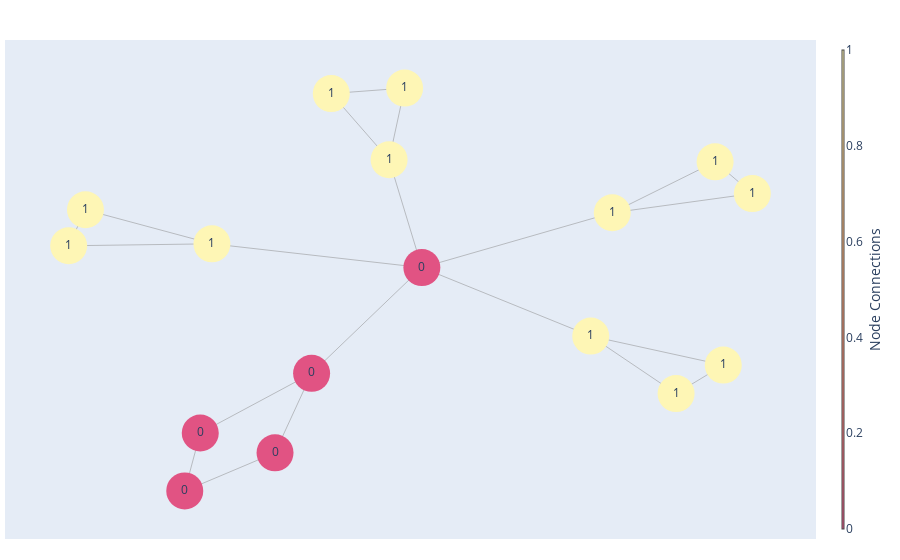

The code cell stored with this chart in its notebook:
### Code cell
label_values = [gg[0] for gg in x]

draw_color(label_values, G, n_node = center)

### Figure 1 — Plotly figure (JSON) as saved in the notebook; plotly's stock layout.template omitted (floating-point values rounded to 4 significant figures)
{"data": [{"hoverinfo": "none", "line": {"color": "#888", "width": 0.5}, "mode": "lines", "type": "scatter", "x": [0.4718, 0.7105, null, 0.4718, 0.7969, null, 0.4718, 0.02968, null, 0.7105, 0.7969, null, 0.4218, 0.6199, null, 0.4218, 0.7295, null, 0.4218, 0.02968, null, 0.6199, 0.7295, null, -0.0464, -0.1806, null, -0.0464, -0.01036, null, -0.0464, 0.02968, null, -0.1806, -0.01036, null, -0.4577, -0.7514, null, -0.4577, -0.7903, null, -0.4577, 0.02968, null, -0.7514, -0.7903, null, -0.2263, -0.4848, null, -0.2263, -0.3112, null, -0.2263, 0.02968, null, -0.4848, -0.5208, null, -0.5208, -0.3112, null], "y": [0.3047, 0.5438, null, 0.3047, 0.3948, null, 0.3047, 0.04757, null, 0.5438, 0.3948, null, -0.2737, -0.5436, null, -0.2737, -0.4098, null, -0.2737, 0.04757, null, -0.5436, -0.4098, null, 0.5533, 0.8639, null, 0.5533, 0.8896, null, 0.5533, 0.04757, null, 0.8639, 0.8896, null, 0.1591, 0.3187, null, 0.1591, 0.1499, null, 0.1591, 0.04757, null, 0.3187, 0.1499, null, -0.4484, -0.7284, null, -0.4484, -0.8213, null, -0.4484, 0.04757, null, -0.7284, -1, null, -1, -0.8213, null]}, {"hoverinfo": "text", "marker": {"color": [1, 1, 1, 1, 1, 1, 1, 1, 1, 1, 1, 1, 0, 0, 0, 0, 0], "colorbar": {"thickness": 1, "title": {"side": "right", "text": "Node Connections"}, "xanchor": "left"}, "colorscale": [[0, "rgb(254, 246, 181)"], [0.1667, "rgb(255, 221, 154)"], [0.3333, "rgb(255, 194, 133)"], [0.5, "rgb(255, 166, 121)"], [0.6667, "rgb(250, 138, 118)"], [0.8333, "rgb(241, 109, 122)"], [1, "rgb(225, 83, 131)"]], "line": {"width": 0}, "reversescale": true, "showscale": true, "size": 37}, "mode": "markers+text", "text": ["1", "1", "1", "1", "1", "1", "1", "1", "1", "1", "1", "1", "0", "0", "0", "0", "0"], "type": "scatter", "x": [0.4718, 0.7105, 0.7969, 0.4218, 0.6199, 0.7295, -0.0464, -0.1806, -0.01036, -0.4577, -0.7514, -0.7903, -0.2263, -0.4848, -0.5208, -0.3112, 0.02968], "y": [0.3047, 0.5438, 0.3948, -0.2737, -0.5436, -0.4098, 0.5533, 0.8639, 0.8896, 0.1591, 0.3187, 0.1499, -0.4484, -0.7284, -1, -0.8213, 0.04757]}], "layout": {"annotations": [{"showarrow": false, "text": "", "xref": "paper", "yref": "paper"}], "hovermode": "closest", "margin": {"b": 21, "l": 5, "r": 5, "t": 40}, "showlegend": false, "title": {"font": {"size": 16}, "text": ""}, "xaxis": {"mirror": true, "showgrid": false, "showticklabels": false, "zeroline": false}, "yaxis": {"mirror": true, "showgrid": false, "showticklabels": false, "zeroline": false}}}
